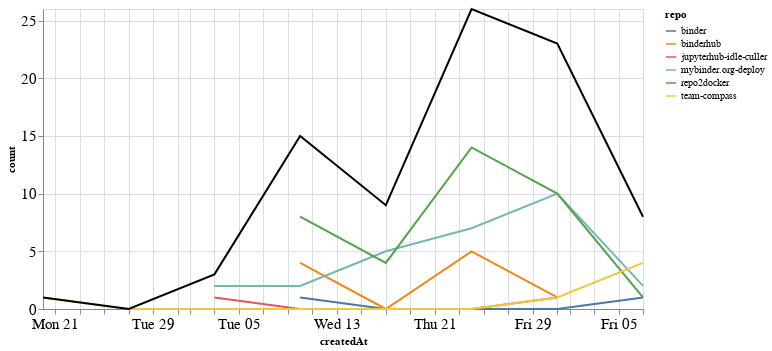

The notebook cell this image was saved under:
### Markdown cell above
### Comments

### Code cell
comments_time = comments.groupby('repo').resample('W', on='createdAt').count()['author'].reset_index()
comments_time = comments_time.rename(columns={'author': 'count'})
comments_time_total = comments_time.groupby('createdAt').agg({"count": "sum"}).reset_index()
ch1 = alt.Chart(comments_time, width=600).mark_line().encode(
    x='createdAt',
    y='count',
    color='repo',
    tooltip="repo"
)

ch2 = alt.Chart(comments_time_total, width=600).mark_line(color="black").encode(
    x='createdAt',
    y='count',
)

ch1 + ch2

### Figure 1 — Vega-Lite specification as saved in the notebook (floating-point values rounded to 4 significant figures)
{"config": {"axisLeft": {"labelFontSize": 15}, "axisBottom": {"labelFontSize": 15}}, "layer": [{"data": {"name": "data-731d1239ebc1f3f0c0a2c3108e72a288"}, "mark": "line", "encoding": {"color": {"type": "nominal", "field": "repo"}, "tooltip": {"type": "nominal", "field": "repo"}, "x": {"type": "temporal", "field": "createdAt"}, "y": {"type": "quantitative", "field": "count"}}, "width": 600}, {"data": {"name": "data-354d07abaf30655a8e3a0d8189632ee7"}, "mark": {"type": "line", "color": "black"}, "encoding": {"x": {"type": "temporal", "field": "createdAt"}, "y": {"type": "quantitative", "field": "count"}}, "width": 600}], "$schema": "https://vega.github.io/schema/vega-lite/v4.8.1.json", "datasets": {"data-731d1239ebc1f3f0c0a2c3108e72a288": [{"repo": "binder", "createdAt": "2021-01-10T00:00:00", "count": 1}, {"repo": "binder", "createdAt": "2021-01-17T00:00:00", "count": 0}, {"repo": "binder", "createdAt": "2021-01-24T00:00:00", "count": 0}, {"repo": "binder", "createdAt": "2021-01-31T00:00:00", "count": 0}, {"repo": "binder", "createdAt": "2021-02-07T00:00:00", "count": 1}, {"repo": "binderhub", "createdAt": "2021-01-10T00:00:00", "count": 4}, {"repo": "binderhub", "createdAt": "2021-01-17T00:00:00", "count": 0}, {"repo": "binderhub", "createdAt": "2021-01-24T00:00:00", "count": 5}, {"repo": "binderhub", "createdAt": "2021-01-31T00:00:00", "count": 1}, {"repo": "jupyterhub-idle-culler", "createdAt": "2021-01-03T00:00:00", "count": 1}, {"repo": "jupyterhub-idle-culler", "createdAt": "2021-01-10T00:00:00", "count": 0}, {"repo": "jupyterhub-idle-culler", "createdAt": "2021-01-17T00:00:00", "count": 0}, {"repo": "jupyterhub-idle-culler", "createdAt": "2021-01-24T00:00:00", "count": 0}, {"repo": "jupyterhub-idle-culler", "createdAt": "2021-01-31T00:00:00", "count": 1}, {"repo": "mybinder.org-deploy", "createdAt": "2021-01-03T00:00:00", "count": 2}, {"repo": "mybinder.org-deploy", "createdAt": "2021-01-10T00:00:00", "count": 2}, {"repo": "mybinder.org-deploy", "createdAt": "2021-01-17T00:00:00", "count": 5}, {"repo": "mybinder.org-deploy", "createdAt": "2021-01-24T00:00:00", "count": 7}, {"repo": "mybinder.org-deploy", "createdAt": "2021-01-31T00:00:00", "count": 10}, {"repo": "mybinder.org-deploy", "createdAt": "2021-02-07T00:00:00", "count": 2}, {"repo": "repo2docker", "createdAt": "2021-01-10T00:00:00", "count": 8}, {"repo": "repo2docker", "createdAt": "2021-01-17T00:00:00", "count": 4}, {"repo": "repo2docker", "createdAt": "2021-01-24T00:00:00", "count": 14}, {"repo": "repo2docker", "createdAt": "2021-01-31T00:00:00", "count": 10}, {"repo": "repo2docker", "createdAt": "2021-02-07T00:00:00", "count": 1}, {"repo": "team-compass", "createdAt": "2020-12-20T00:00:00", "count": 1}, {"repo": "team-compass", "createdAt": "2020-12-27T00:00:00", "count": 0}, {"repo": "team-compass", "createdAt": "2021-01-03T00:00:00", "count": 0}, {"repo": "team-compass", "createdAt": "2021-01-10T00:00:00", "count": 0}, {"repo": "team-compass", "createdAt": "2021-01-17T00:00:00", "count": 0}, {"repo": "team-compass", "createdAt": "2021-01-24T00:00:00", "count": 0}, {"repo": "team-compass", "createdAt": "2021-01-31T00:00:00", "count": 1}, {"repo": "team-compass", "createdAt": "2021-02-07T00:00:00", "count": 4}], "data-354d07abaf30655a8e3a0d8189632ee7": [{"createdAt": "2020-12-20T00:00:00", "count": 1}, {"createdAt": "2020-12-27T00:00:00", "count": 0}, {"createdAt": "2021-01-03T00:00:00", "count": 3}, {"createdAt": "2021-01-10T00:00:00", "count": 15}, {"createdAt": "2021-01-17T00:00:00", "count": 9}, {"createdAt": "2021-01-24T00:00:00", "count": 26}, {"createdAt": "2021-01-31T00:00:00", "count": 23}, {"createdAt": "2021-02-07T00:00:00", "count": 8}]}}
